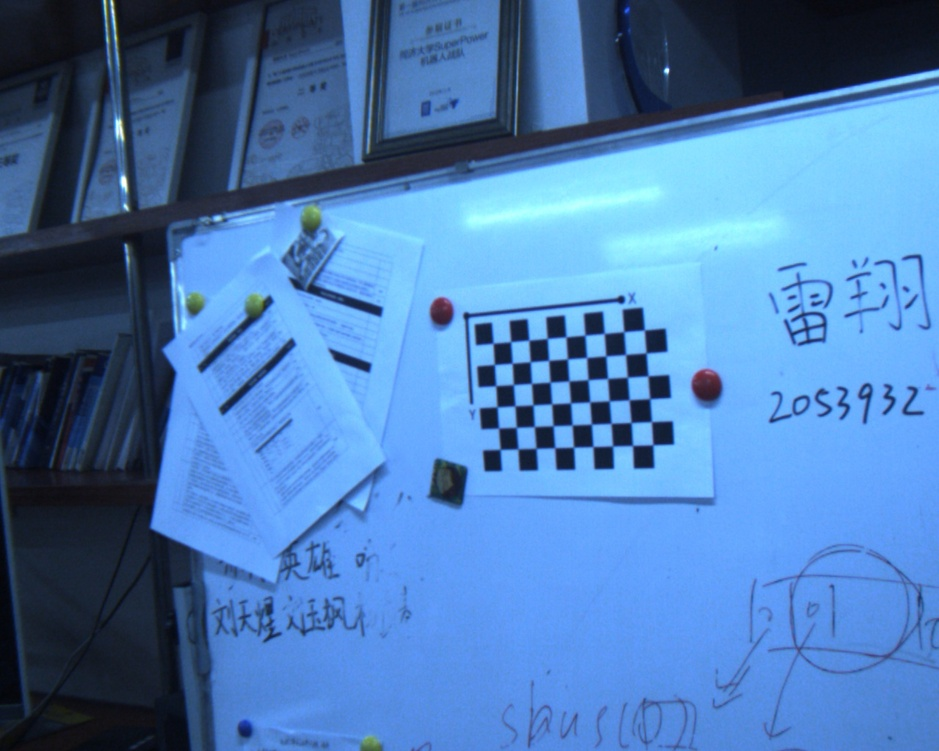
#> input picture hw/hw2/code/monoCalib/data/11_c.jpg, 939 x 751 px, shrunk from 1280 x 1024 before the run, given in place of h1xhV.jpg, which was not available
$ python Harris_Detector.py
#> lines starting #> are read from the running program, lines starting #| are printed output that depends on the picture; after the words box and inside, x2 and y2 are one past the last pixel; in counts of white or black regions, pixels touching at a corner belong together; long printed decimals are rounded; pictures that were not available may be replaced by others from this repository, and a replacement may not be noted
#> in main, image is the input picture: shape (751, 939, 3); mean B, G, R 177.7, 123, 76.7
"""
Author: Xiang Lei
Created: 2023-10-12 19:06:31
Purpose: Harris 角点检测算法实现
"""
import os
import argparse
import cv2
import time
import numpy as np

parser = argparse.ArgumentParser()
parser.add_argument("--window_size", type=int, default=5,
                    help="The size of the sliding window")
parser.add_argument("--k", type=float, default=0.05,
                    help="The free parameter in the equation")
parser.add_argument("--thresh", type=int, default=10000,
                    help="Threshold for corner detection")
parser.add_argument("--max_corners", type=int, default=1000,
                    help="Max number of corners to detect")
parser.add_argument("--nms_radius", type=int, default=10,
                    help="Radius for non-maximum suppression")
parser.add_argument("--debug", action="store_true", default=False,
                    help="Debug mode")
args = parser.parse_args()


def nms(corner_response, nms_radius=10):
    assert (nms_radius >= 0)

    height, width = corner_response.shape
    zeros = np.zeros_like(corner_response)
    max_mask = np.zeros_like(corner_response, dtype=bool)

    for y in range(nms_radius, height - nms_radius):
        for x in range(nms_radius, width - nms_radius):
            local_scores = corner_response[y - nms_radius:y +
                                           nms_radius + 1, x - nms_radius:x + nms_radius + 1]
            local_max = np.max(local_scores)

            if corner_response[y, x] == local_max:
                max_mask[y - nms_radius:y + nms_radius + 1, x -
                         nms_radius:x + nms_radius + 1] = (local_scores == local_max)

    return np.where(max_mask, corner_response, zeros)


def findCorners(image, window_size=5, k=0.05, thresh=10000, W=None, max_corners=100, nms_radius=10, debug=False):
    """
    Finds and returns list of corners and new image with corners drawn

    Args:
        images (_type_): _description_
        window_size (_type_): The size of the sliding window
        k (_type_): _description_
        W (_type_): _description_ Weight matrix
        thresh (_type_): _description_
    """
#> called with window_size = 5, k = 0.05, thresh = 10000, W = array of shape (5, 5), max_corners = 1000, nms_radius = 10, debug = False
    height, width, _ = image.shape
#> height = 751; width = 939

    gray_image = cv2.cvtColor(
        image, cv2.COLOR_BGR2GRAY)  # convert to grayscale
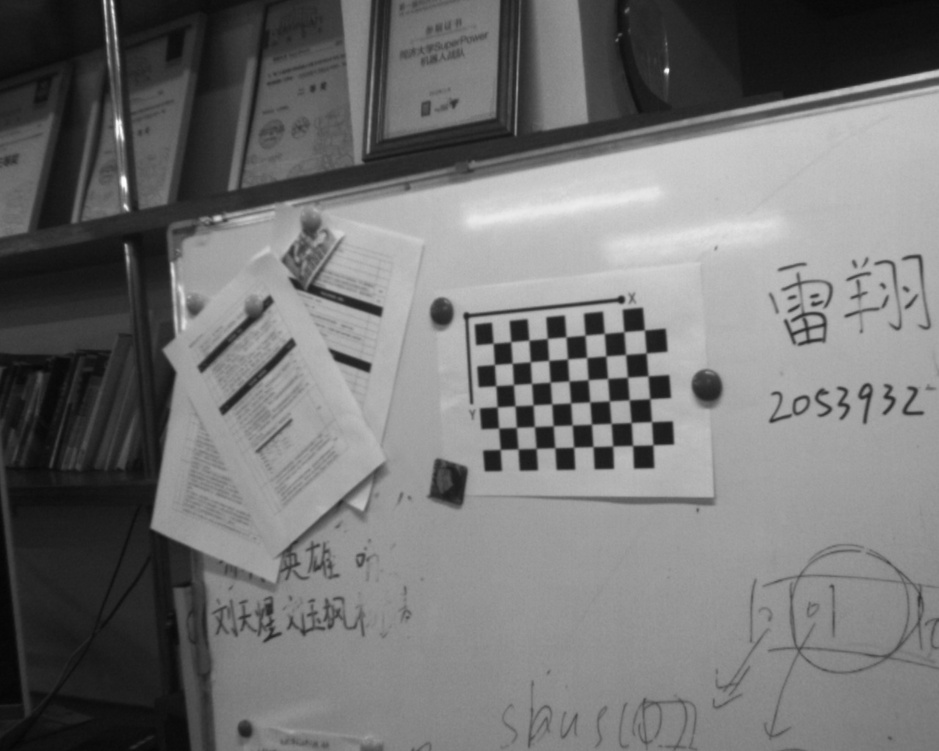
#> gray_image: shape (751, 939); min 4, max 254, mean 115.4

    # get gradient in x and y direction
    Iy, Ix = np.gradient(gray_image)  # Ix = Iy = 2D array
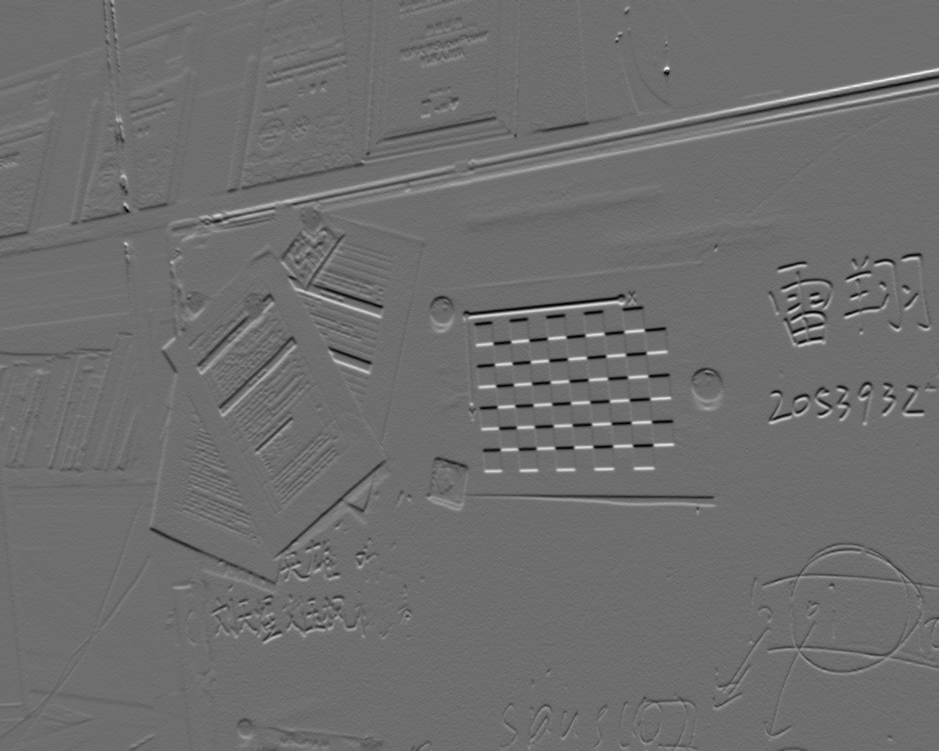
#> Iy: shape (751, 939) float64; min -48.5, max 63.5, mean 0.1; drawn with min black and max white
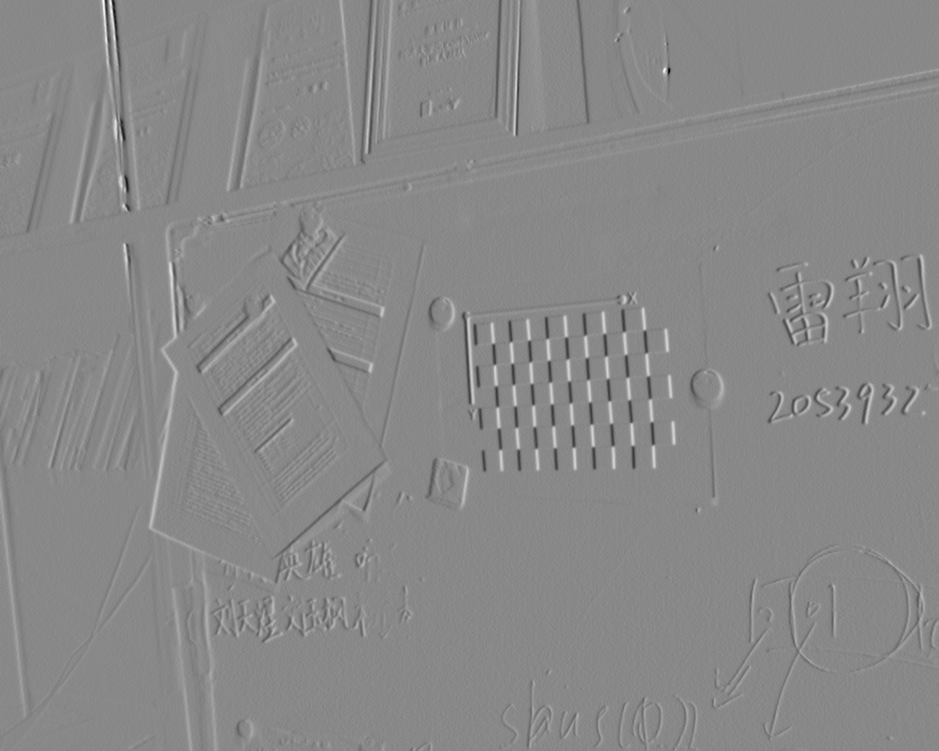
#> Ix: shape (751, 939) float64; min -85.5, max 74, mean 0.1; drawn with min black and max white
    Iy = np.abs(Iy)
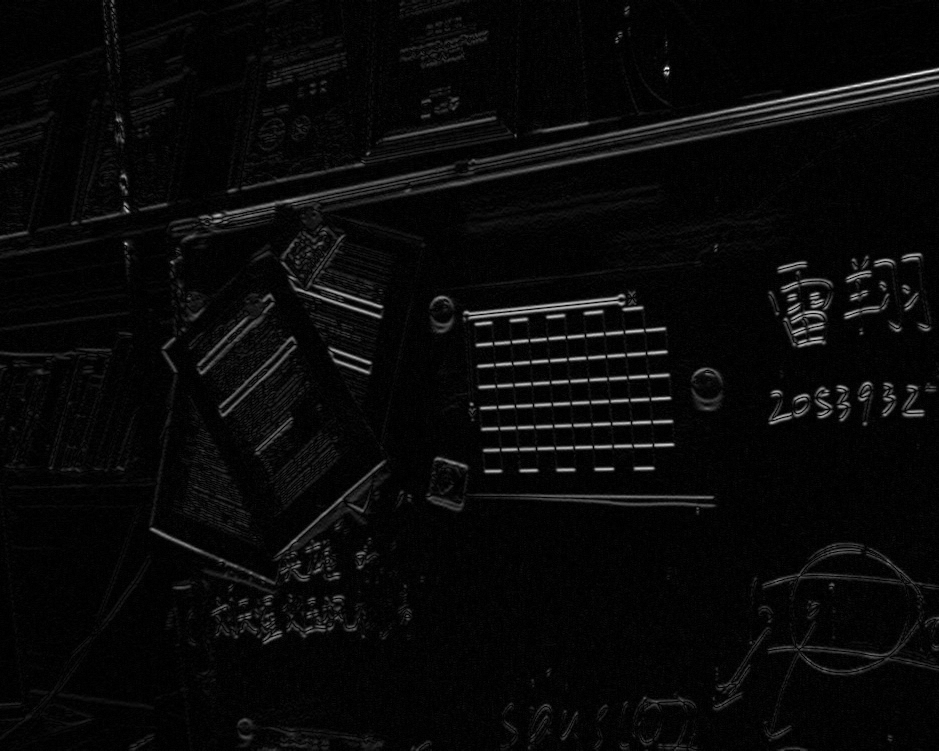
#> Iy: shape (751, 939) float64; min 0, max 63.5, mean 2.2; drawn with min black and max white
    Ix = np.abs(Ix)

    if debug:
        cv2.imwrite("./src/Ix.png", Ix)
        cv2.imwrite("./src/Iy.png", Iy)

    # get Ixx, Ixy, Iyy
    Ixx = Ix**2
    Ixy = Iy*Ix
    Iyy = Iy**2

    offset = window_size//2

    # create empty array to store corner response
    corner_response = np.zeros((height, width))

    print("Finding Corners...")
    # Loop through image and find our corners
    for y in range(offset, height-offset):
        for x in range(offset, width-offset):

            M11 = Ixx[y-offset:y+offset+1, x-offset:x+offset+1]
            M12 = Ixy[y-offset:y+offset+1, x-offset:x+offset+1]
            M21 = Ixy[y-offset:y+offset+1, x-offset:x+offset+1]
            M22 = Iyy[y-offset:y+offset+1, x-offset:x+offset+1]

            if W is not None:
                M11 = M11*W
                M12 = M12*W
                M21 = M21*W
                M22 = M22*W

            M = np.array([
                [M11.sum(), M12.sum()],
                [M21.sum(), M22.sum()]
            ])

            """
            det = np.linalg.det(M)  # complicated
            trace = np.trace(M)
            """
            # In fact, no need to compute lambda1 and lambda2 directly
            det = M[0, 0]*M[1, 1] - M[0, 1]*M[1, 0]
            trace = M[0, 0] + M[1, 1]

            r = det - k*(trace**2)

            corner_response[y, x] = r

    # nms
    corner_response_nms = nms(corner_response, nms_radius)
#> after the loop in nms, `for y in range(nms_radius, height - nms_radius):`:
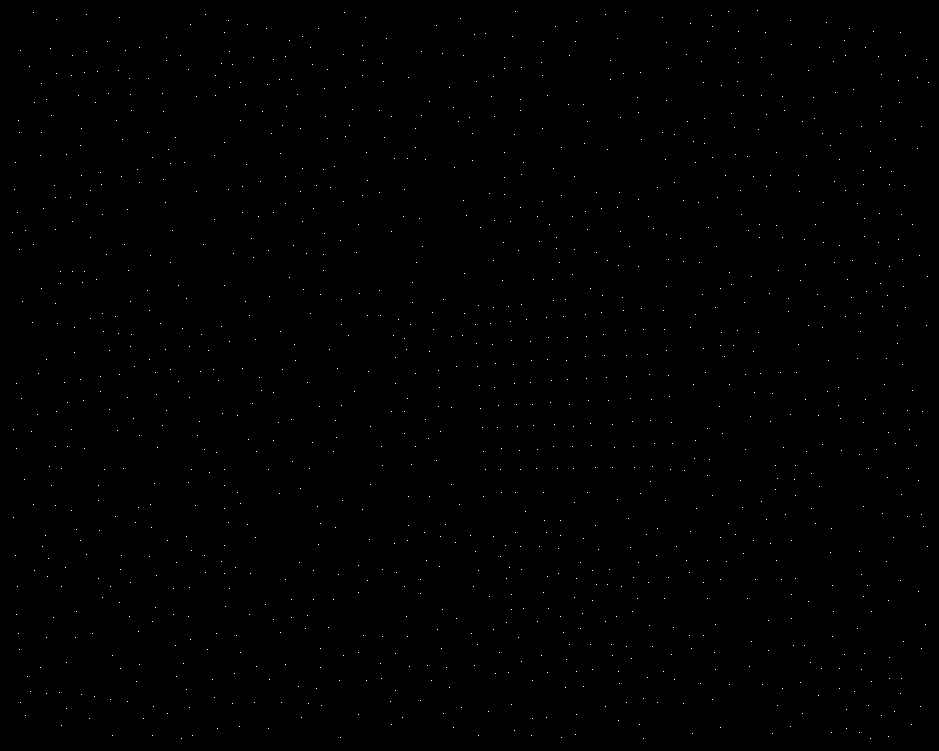
#> max_mask: shape (751, 939) bool; 0.17% white in thin lines or dots

    print(corner_response_nms.sum(), corner_response.sum())
#| 262943640.791 -17125450183.161

    # Find top corner candidates above a threshold
    corner_response_threshold = corner_response_nms > thresh
#> corner_response_threshold: shape (751, 939) bool; 0.04% white in thin lines or dots
    print(corner_response)
#> (printed output is left out)

    # Find the coordinates of the top xxx corner points
    top_corner_coordinates = np.argwhere(corner_response_threshold)
#> top_corner_coordinates = 302 pairs, first value 11 to 738, second value 15 to 926
    top_corner_coordinates = top_corner_coordinates[0:max_corners]

    print(len(top_corner_coordinates))
#| 302

    if len(top_corner_coordinates) < max_corners:
        print(
            f"Warning: Found fewer than {max_corners} corners ({len(top_corner_coordinates)} corners).")
#| Warning: Found fewer than 1000 corners (302 corners).

    selected_corners_image = image.copy()

    for corner in top_corner_coordinates:
        y, x = corner
        cv2.circle(selected_corners_image, (x, y), 3, (0, 0, 255), -1)
#> this loop made 302 passes
#> (y, x) on passes 1 to 3: (11, 625), (18, 460), (25, 436)
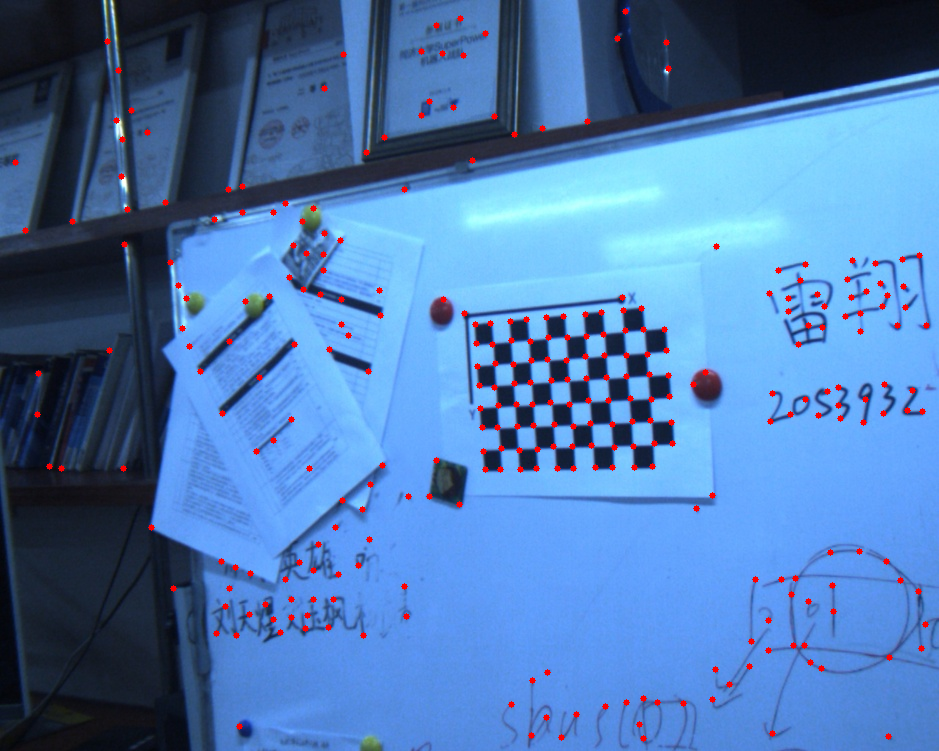
#> selected_corners_image: shape (751, 939, 3); 1.24% of pixels changed, all inside (x1, y1, x2, y2) = (12, 8, 930, 742)

    cv2.imwrite("./src/result.png", selected_corners_image)
    print("Done!")


def gaussian_matrix(size=5, sigma_x=1.0, sigma_y=1.0):
    """generates a 2D Gaussian weight matrix centered at the origin

    Args:
        size (int, optional): _description_. Defaults to 5.
        sigma_x (float, optional): _description_. Defaults to 1.0.
        sigma_y (float, optional): _description_. Defaults to 1.0.

    Returns:
        _type_: _description_
    """
    x, y = np.meshgrid(np.linspace(-size//2, size//2, size),
                       np.linspace(-size//2, size//2, size))
    weight_matrix = np.exp(-((x**2 / (2 * sigma_x**2)) +
                           (y**2 / (2 * sigma_y**2))))
    return weight_matrix


def main():
    image_path = "./src/h1xhV.jpg"
    image = cv2.imread(image_path, cv2.IMREAD_COLOR)

    # 2D Gaussian distribution
    W = gaussian_matrix(args.window_size)
    # print(W)

    findCorners(image, window_size=args.window_size,
                k=args.k, thresh=args.thresh, W=W, max_corners=args.max_corners, nms_radius=args.nms_radius, debug=args.debug)


if __name__ == "__main__":
    main()
